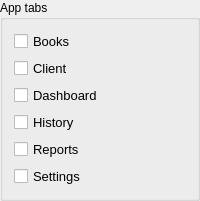
             <widget class="QGroupBox" name="groupBox_7">
              <property name="sizePolicy">
               <sizepolicy hsizetype="Fixed" vsizetype="Preferred">
                <horstretch>0</horstretch>
                <verstretch>0</verstretch>
               </sizepolicy>
              </property>
              <property name="minimumSize">
               <size>
                <width>155</width>
                <height>0</height>
               </size>
              </property>
              <property name="title">
               <string>App tabs</string>
              </property>
              <layout class="QVBoxLayout" name="verticalLayout">
               <item>
                <widget class="QCheckBox" name="checkBox_7">
                 <property name="enabled">
                  <bool>true</bool>
                 </property>
                 <property name="sizePolicy">
                  <sizepolicy hsizetype="Preferred" vsizetype="Fixed">
                   <horstretch>0</horstretch>
                   <verstretch>0</verstretch>
                  </sizepolicy>
                 </property>
                 <property name="font">
                  <font>
                   <family>MS Shell Dlg 2</family>
                   <pointsize>10</pointsize>
                   <weight>9</weight>
                   <italic>false</italic>
                   <bold>false</bold>
                  </font>
                 </property>
                 <property name="styleSheet">
                  <string notr="true"/>
                 </property>
                 <property name="text">
                  <string>Books</string>
                 </property>
                </widget>
               </item>
               <item>
                <widget class="QCheckBox" name="checkBox_8">
                 <property name="sizePolicy">
                  <sizepolicy hsizetype="Preferred" vsizetype="Fixed">
                   <horstretch>0</horstretch>
                   <verstretch>0</verstretch>
                  </sizepolicy>
                 </property>
                 <property name="font">
                  <font>
                   <family>MS Shell Dlg 2</family>
                   <pointsize>10</pointsize>
                   <weight>9</weight>
                   <italic>false</italic>
                   <bold>false</bold>
                  </font>
                 </property>
                 <property name="text">
                  <string>Client</string>
                 </property>
                </widget>
               </item>
               <item>
                <widget class="QCheckBox" name="checkBox_9">
                 <property name="sizePolicy">
                  <sizepolicy hsizetype="Preferred" vsizetype="Fixed">
                   <horstretch>0</horstretch>
                   <verstretch>0</verstretch>
                  </sizepolicy>
                 </property>
                 <property name="font">
                  <font>
                   <family>MS Shell Dlg 2</family>
                   <pointsize>10</pointsize>
                   <weight>9</weight>
                   <italic>false</italic>
                   <bold>false</bold>
                  </font>
                 </property>
                 <property name="text">
                  <string>Dashboard</string>
                 </property>
                </widget>
               </item>
               <item>
                <widget class="QCheckBox" name="checkBox_10">
                 <property name="sizePolicy">
                  <sizepolicy hsizetype="Preferred" vsizetype="Fixed">
                   <horstretch>0</horstretch>
                   <verstretch>0</verstretch>
                  </sizepolicy>
                 </property>
                 <property name="font">
                  <font>
                   <family>MS Shell Dlg 2</family>
                   <pointsize>10</pointsize>
                   <weight>9</weight>
                   <italic>false</italic>
                   <bold>false</bold>
                  </font>
                 </property>
                 <property name="text">
                  <string>History</string>
                 </property>
                </widget>
               </item>
               <item>
                <widget class="QCheckBox" name="checkBox_11">
                 <property name="sizePolicy">
                  <sizepolicy hsizetype="Preferred" vsizetype="Fixed">
                   <horstretch>0</horstretch>
                   <verstretch>0</verstretch>
                  </sizepolicy>
                 </property>
                 <property name="font">
                  <font>
                   <family>MS Shell Dlg 2</family>
                   <pointsize>10</pointsize>
                   <weight>9</weight>
                   <italic>false</italic>
                   <bold>false</bold>
                  </font>
                 </property>
                 <property name="text">
                  <string>Reports</string>
                 </property>
                </widget>
               </item>
               <item>
                <widget class="QCheckBox" name="checkBox_23">
                 <property name="sizePolicy">
                  <sizepolicy hsizetype="Preferred" vsizetype="Fixed">
                   <horstretch>0</horstretch>
                   <verstretch>0</verstretch>
                  </sizepolicy>
                 </property>
                 <property name="font">
                  <font>
                   <family>MS Shell Dlg 2</family>
                   <pointsize>10</pointsize>
                   <weight>9</weight>
                   <italic>false</italic>
                   <bold>false</bold>
                  </font>
                 </property>
                 <property name="text">
                  <string>Settings</string>
                 </property>
                </widget>
               </item>
              </layout>
             </widget>
